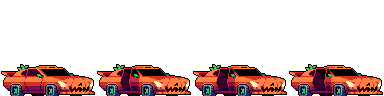
#> input picture project/input/Car_door.png, 384 x 96 px; its folder holds only this picture in this run
$ python SmartSprite.py
#> lines starting #> are read from the running program, lines starting #| are printed output that depends on the picture; after the words box and inside, x2 and y2 are one past the last pixel; in counts of white or black regions, pixels touching at a corner belong together
from PIL import Image
import os
import glob
import json
from concurrent.futures import ThreadPoolExecutor, as_completed
import time
import numpy as np

def auto_detect_sprites(img_path, method="transparency"):
    """
    Auto-detect the number of sprites in an image.

    Args:
        img_path: path to the image
        method: "transparency", "color_change", "edge_detect"

    Returns:
        int: detected number of sprites
    """
    try:
        with Image.open(img_path) as img:
            # Convert to RGBA for transparency detection
            if img.mode != 'RGBA':
                img = img.convert('RGBA')

            width, height = img.size
            img_array = np.array(img)

            if method == "transparency":
                alpha_channel = img_array[:, :, 3]

                transparent_cols = []
                for x in range(width):
                    if np.all(alpha_channel[:, x] == 0):
                        transparent_cols.append(x)

                if transparent_cols:
                    gaps = []
                    for i in range(1, len(transparent_cols)):
                        gap = transparent_cols[i] - transparent_cols[i-1]
                        if gap > 10:
                            gaps.append(gap)

                    if gaps:
                        sprite_width = max(set(gaps), key=gaps.count)
                        sprite_count = width // sprite_width
                        return max(1, sprite_count)

            elif method == "color_change":
                rgb_array = img_array[:, :, :3]

                col_colors = np.mean(rgb_array, axis=0)

                changes = []
                threshold = 30

                for x in range(1, width):
                    color_diff = np.linalg.norm(col_colors[x] - col_colors[x-1])
                    if color_diff > threshold:
                        changes.append(x)

                if len(changes) > 1:
                    avg_sprite_width = width // (len(changes) + 1)
                    return max(1, width // avg_sprite_width)

            if width > height:
                estimated_sprite_width = height
                return max(1, width // estimated_sprite_width)
            else:
                return 1

    except Exception as e:
        print(f"   ⚠️  Auto-detect failed for {os.path.basename(img_path)}: {e}")
        return 8

def create_sprite_config(input_dir, output_file="sprite_config.json"):
    """
    Create a configuration file to map the number of sprites per file.
    """

    if not os.path.exists(input_dir):
        print(f"❌ Input folder '{input_dir}' not found!")
        return {}

    print("🔧 CREATING SPRITE CONFIGURATION")
    print("=" * 50)

    # Find images
    all_files = []
    for ext in ["*.png", "*.jpg", "*.jpeg", "*.bmp"]:
        all_files.extend(glob.glob(os.path.join(input_dir, "**", ext), recursive=True))

    config = {}

    print(f"📁 Analyzing {len(all_files)} files...")

    for i, file_path in enumerate(all_files, 1):
        filename = os.path.relpath(file_path, input_dir)

        # Auto-detect sprite count
        detected_count = auto_detect_sprites(file_path)

        config[filename] = {
            "sprite_count": detected_count,
            "auto_detected": True,
            "file_size": os.path.getsize(file_path)
        }

        print(f"[{i:3d}/{len(all_files)}] {filename} -> {detected_count} sprites")

    if not os.path.isabs(output_file):
        output_file = os.path.join(input_dir, output_file)
    output_dir = os.path.dirname(output_file)
    if output_dir and not os.path.exists(output_dir):
        os.makedirs(output_dir)
    with open(output_file, 'w') as f:
        json.dump(config, f, indent=2)

    print(f"\n✅ Configuration saved to '{output_file}'")
    print("📝 Edit this file to adjust the sprite count per image")
    return config

def load_sprite_config(config_file="sprite_config.json"):
    """Load sprite configuration from a JSON file"""
    try:
        with open(config_file, 'r') as f:
            return json.load(f)
    except FileNotFoundError:
        print(f"❌ Config file '{config_file}' not found!")
        return {}

def split_single_sprite_smart(file_info):
    """
    Split sprites with the specified count per file.
    """
    file_path, output_base_dir, sprite_config, input_base_dir = file_info

    try:
        rel_path = os.path.relpath(file_path, input_base_dir)

        sprite_count = 8  # default
        if rel_path in sprite_config:
            sprite_count = sprite_config[rel_path]["sprite_count"]
        else:
            sprite_count = auto_detect_sprites(file_path)

        if sprite_count <= 1:
            return (True, file_path, f"⏭️  Skip (only {sprite_count} sprite)")

        # Make output folder
        file_name = os.path.splitext(os.path.basename(file_path))[0]
        rel_dir = os.path.dirname(rel_path)

        if rel_dir:
            output_dir = os.path.join(output_base_dir, rel_dir, file_name)
        else:
            output_dir = os.path.join(output_base_dir, file_name)

        if not os.path.exists(output_dir):
            os.makedirs(output_dir)

        # Process sprites
        with Image.open(file_path) as img:
            width, height = img.size
            sprite_width = width // sprite_count

            # Split sprites
            for i in range(sprite_count):
                left = i * sprite_width
                right = min(left + sprite_width, width)  # Prevent overflow

                sprite = img.crop((left, 0, right, height))
                output_path = os.path.join(output_dir, f"sprite_{i+1:02d}.png")
                sprite.save(output_path)

        return (True, file_path, f"✓ {sprite_count} sprites")

    except Exception as e:
        return (False, file_path, f"✗ Error: {str(e)}")

def batch_split_smart(input_dir="input", output_dir="output",
                     config_file="sprite_config.json", max_workers=4):
    """
    Batch split with per-file configuration
    """
    print("🚀 SMART SPRITE SPLITTER")
    print("=" * 50)

    # Check input folder
    if not os.path.exists(input_dir):
        print(f"❌ Input folder '{input_dir}' not found. Creating folder...")
        os.makedirs(input_dir)
        print(f"📁 Folder '{input_dir}' has been created. Please put images in this folder and rerun.")
        return

    # Check output folder
    if not os.path.exists(output_dir):
        os.makedirs(output_dir)

    # Load config
    sprite_config = load_sprite_config(config_file)

    if not sprite_config:
        print("⚠️  Creating automatic configuration...")
        sprite_config = create_sprite_config(input_dir, config_file)

    # Find files
    all_files = []
    for ext in ["*.png", "*.jpg", "*.jpeg", "*.bmp"]:
        all_files.extend(glob.glob(os.path.join(input_dir, "**", ext), recursive=True))

    total_files = len(all_files)

    if total_files == 0:
        print(f"❌ No image files found in '{input_dir}'")
        return

    print(f"📁 Processing {total_files} files with custom configuration")
    print(f"🔧 Using {max_workers} threads")
    print("-" * 50)

    # Make output folder
    if not os.path.exists(output_dir):
        os.makedirs(output_dir)

    # Prepare tasks
    file_tasks = [(file_path, output_dir, sprite_config, input_dir)
                  for file_path in all_files]

    # Progress tracking
    completed = 0
    successful = 0
    failed = 0
    total_sprites = 0
    start_time = time.time()

    # Process threading
    with ThreadPoolExecutor(max_workers=max_workers) as executor:
        future_to_file = {executor.submit(split_single_sprite_smart, task): task[0]
                         for task in file_tasks}

        for future in as_completed(future_to_file):
            file_path = future_to_file[future]
            success, processed_file, message = future.result()

            completed += 1

            if success:
                successful += 1
                # Extract sprite count from message
                if "sprites" in message and "✓" in message:
                    try:
                        count = int(message.split()[1])
                        total_sprites += count
                    except:
                        pass
            else:
                failed += 1

            rel_path = os.path.relpath(processed_file, input_dir)
            print(f"[{completed:3d}/{total_files}] {rel_path} {message}")

            # Progress update
            if completed % 50 == 0:
                elapsed = time.time() - start_time
                rate = completed / elapsed
                eta = (total_files - completed) / rate if rate > 0 else 0
                print(f"   📊 Progress: {completed}/{total_files} | Rate: {rate:.1f}/sec | ETA: {eta:.0f}s")

    # Summary
    elapsed = time.time() - start_time
    print("\n" + "=" * 50)
    print("📊 SUMMARY")
    print(f"✅ Success: {successful} files")
    print(f"❌ Failed: {failed} files")
    print(f"🖼️  Total sprites: {total_sprites}")
    print(f"⏱️  Time: {elapsed:.1f} seconds")
    print("=" * 50)

# [62 lines left out: function manual_config_mode, not called in this run]

# Main program
if __name__ == "__main__":
    print("🎯 SMART SPRITE SPLITTER")
    print("Handle images with different sprite counts")
    print("=" * 50)
    print("SELECT MODE:")
    print("1. Auto-detect sprite count (fast)")
    print("2. Manual input per file (accurate)")
    print("3. Load from config file")
    print("4. Create config file only")

    choice = input("\nChoose (1/2/3/4): ").strip()
#> the answer given: 1

    if choice == "1":
        input_folder = input("Input folder: ").strip() or "input"
#> the answer given: input
        output_folder = input("Output folder: ").strip() or "output"
#> the answer given: out.png

        # Auto-detect and process immediately
        print("\n🤖 Auto-detect mode enabled...")
        batch_split_smart(input_folder, output_folder, "auto_config.json")
#> in auto_detect_sprites, img is the input picture: PIL image 384x96 P; mean R, G, B, A 32.6, 14.9, 12.3, 63.8
#> in auto_detect_sprites, `alpha_channel = img_array[:, :, 3]`:
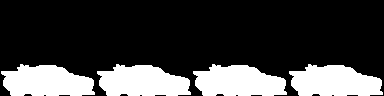
#> alpha_channel: shape (96, 384); 25% white; 4 white regions, box (x1, y1, x2, y2) and area: (1, 64, 95, 96) 2305, (97, 64, 191, 96) 2305, (193, 64, 287, 96) 2305, (289, 64, 383, 96) 2305
#> after the loop in auto_detect_sprites, `for x in range(width):`: transparent_cols = [0, 95, 96, 191, 192, 287, 288, 383]
#> the loop in auto_detect_sprites, `for i in range(1, len(transparent_cols)):` made 7 passes
#> gap on passes 1 to 7: 95, 1, 95, 1, 95, 1, 95
#> after the loop in auto_detect_sprites, `for i in range(1, len(transparent_cols)):`: gaps = [95, 95, 95, 95]
#> in auto_detect_sprites, `sprite_width = max(set(gaps), key=gaps.count)`: sprite_width = 95
#> in auto_detect_sprites, `sprite_count = width // sprite_width`: sprite_count = 4
#| [  1/1] Car_door.png -> 4 sprites
#> in batch_split_smart, `sprite_config = create_sprite_config(input_dir, config_file)`: sprite_config = 1 item
#> the loop in split_single_sprite_smart, `for i in range(sprite_count):` made 4 passes
#> pass 1, in split_single_sprite_smart, `sprite = img.crop((left, 0, right, height))`:
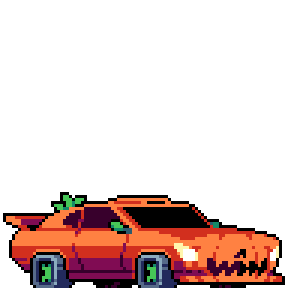
#> sprite: PIL image 96x96 P (shown 3 times larger); mean R, G, B, A 35, 16.1, 12.9, 63.8; transparent parts drawn white
#> pass 2, in split_single_sprite_smart, `sprite = img.crop((left, 0, right, height))`:
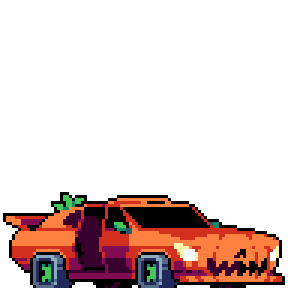
#> sprite: PIL image 96x96 P (shown 3 times larger); mean R, G, B, A 32, 14.5, 12.2, 63.8; transparent parts drawn white
#> the loop in batch_split_smart, `for future in as_completed(future_to_file):` made 1 pass
#> (file_path, success, processed_file, message, completed, successful, count, total_sprites) on pass 1: ('input/Car_door.png', True, 'input/Car_door.png', '✓ 4 sprites', 1, 1, 4, 4)
#| [  1/1] Car_door.png ✓ 4 sprites
#> after the loop in batch_split_smart, `for future in as_completed(future_to_file):`: completed = 1; failed = 0; successful = 1; total_sprites = 4
#| ✅ Success: 1 files
#| ❌ Failed: 0 files
#| 🖼️  Total sprites: 4

    elif choice == "2":
        manual_config_mode()

    elif choice == "3":
        input_folder = input("Input folder: ").strip() or "input"
        output_folder = input("Output folder: ").strip() or "output"
        config_file = input("Config file: ").strip() or "sprite_config.json"

        batch_split_smart(input_folder, output_folder, config_file)

    elif choice == "4":
        input_folder = input("Input folder: ").strip() or "input"
        config_file = input("Config file name: ").strip() or "sprite_config.json"

        create_sprite_config(input_folder, config_file)
        print(f"\n📝 Edit '{config_file}' to adjust the sprite count")
        print("Then run again with mode 3")

    else:
        print("❌ Invalid choice!")
